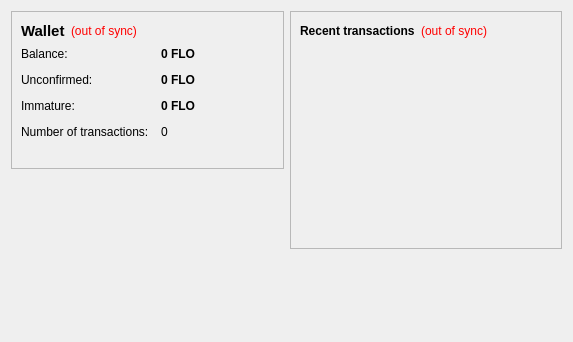
<?xml version="1.0" encoding="UTF-8"?>
<ui version="4.0">
 <class>OverviewPage</class>
 <widget class="QWidget" name="OverviewPage">
  <property name="geometry">
   <rect>
    <x>0</x>
    <y>0</y>
    <width>573</width>
    <height>342</height>
   </rect>
  </property>
  <property name="windowTitle">
   <string>Form</string>
  </property>
  <layout class="QHBoxLayout" name="horizontalLayout" stretch="1,1">
   <item>
    <layout class="QVBoxLayout" name="verticalLayout_2">
     <item>
      <widget class="QFrame" name="frame">
       <property name="frameShape">
        <enum>QFrame::StyledPanel</enum>
       </property>
       <property name="frameShadow">
        <enum>QFrame::Raised</enum>
       </property>
       <layout class="QVBoxLayout" name="verticalLayout_4">
        <item>
         <layout class="QHBoxLayout" name="horizontalLayout_4">
          <item>
           <widget class="QLabel" name="label_5">
            <property name="font">
             <font>
              <pointsize>11</pointsize>
              <weight>75</weight>
              <bold>true</bold>
             </font>
            </property>
            <property name="text">
             <string>Wallet</string>
            </property>
           </widget>
          </item>
          <item>
           <widget class="QLabel" name="labelWalletStatus">
            <property name="toolTip">
             <string>The displayed information may be out of date. Your wallet automatically synchronizes with the JamesCoin network after a connection is established, but this process has not completed yet.</string>
            </property>
            <property name="styleSheet">
             <string notr="true">QLabel { color: red; }</string>
            </property>
            <property name="text">
             <string notr="true">(out of sync)</string>
            </property>
            <property name="alignment">
             <set>Qt::AlignLeading|Qt::AlignLeft|Qt::AlignVCenter</set>
            </property>
           </widget>
          </item>
          <item>
           <spacer name="horizontalSpacer_2">
            <property name="orientation">
             <enum>Qt::Horizontal</enum>
            </property>
            <property name="sizeHint" stdset="0">
             <size>
              <width>40</width>
              <height>20</height>
             </size>
            </property>
           </spacer>
          </item>
         </layout>
        </item>
        <item>
         <layout class="QFormLayout" name="formLayout_2">
          <property name="fieldGrowthPolicy">
           <enum>QFormLayout::AllNonFixedFieldsGrow</enum>
          </property>
          <property name="horizontalSpacing">
           <number>12</number>
          </property>
          <property name="verticalSpacing">
           <number>12</number>
          </property>
          <item row="0" column="0">
           <widget class="QLabel" name="label">
            <property name="text">
             <string>Balance:</string>
            </property>
           </widget>
          </item>
          <item row="0" column="1">
           <widget class="QLabel" name="labelBalance">
            <property name="font">
             <font>
              <weight>75</weight>
              <bold>true</bold>
             </font>
            </property>
            <property name="cursor">
             <cursorShape>IBeamCursor</cursorShape>
            </property>
            <property name="toolTip">
             <string>Your current balance</string>
            </property>
            <property name="text">
             <string notr="true">0 FLO</string>
            </property>
            <property name="textInteractionFlags">
             <set>Qt::LinksAccessibleByMouse|Qt::TextSelectableByKeyboard|Qt::TextSelectableByMouse</set>
            </property>
           </widget>
          </item>
          <item row="1" column="0">
           <widget class="QLabel" name="label_3">
            <property name="text">
             <string>Unconfirmed:</string>
            </property>
           </widget>
          </item>
          <item row="1" column="1">
           <widget class="QLabel" name="labelUnconfirmed">
            <property name="font">
             <font>
              <weight>75</weight>
              <bold>true</bold>
             </font>
            </property>
            <property name="cursor">
             <cursorShape>IBeamCursor</cursorShape>
            </property>
            <property name="toolTip">
             <string>Total of transactions that have yet to be confirmed, and do not yet count toward the current balance</string>
            </property>
            <property name="text">
             <string notr="true">0 FLO</string>
            </property>
            <property name="textInteractionFlags">
             <set>Qt::LinksAccessibleByMouse|Qt::TextSelectableByKeyboard|Qt::TextSelectableByMouse</set>
            </property>
           </widget>
          </item>
          <item row="3" column="0">
           <widget class="QLabel" name="label_2">
            <property name="text">
             <string>Number of transactions:</string>
            </property>
           </widget>
          </item>
          <item row="3" column="1">
           <widget class="QLabel" name="labelNumTransactions">
            <property name="toolTip">
             <string>Total number of transactions in wallet</string>
            </property>
            <property name="text">
             <string notr="true">0</string>
            </property>
           </widget>
          </item>
          <item row="2" column="0">
           <widget class="QLabel" name="labelImmatureText">
            <property name="text">
             <string>Immature:</string>
            </property>
           </widget>
          </item>
          <item row="2" column="1">
           <widget class="QLabel" name="labelImmature">
            <property name="font">
             <font>
              <weight>75</weight>
              <bold>true</bold>
             </font>
            </property>
            <property name="toolTip">
             <string>Mined balance that has not yet matured</string>
            </property>
            <property name="text">
             <string notr="true">0 FLO</string>
            </property>
            <property name="textInteractionFlags">
             <set>Qt::LinksAccessibleByMouse|Qt::TextSelectableByKeyboard|Qt::TextSelectableByMouse</set>
            </property>
           </widget>
          </item>
         </layout>
        </item>
        <item>
         <widget class="QLabel" name="label_wallet_bgcoin">
          <property name="text">
           <string/>
          </property>
          <property name="pixmap">
           <pixmap resource="../bitcoin.qrc">:/images/wallet_bgcoin</pixmap>
          </property>
          <property name="scaledContents">
           <bool>false</bool>
          </property>
          <property name="alignment">
           <set>Qt::AlignCenter</set>
          </property>
          <property name="margin">
           <number>-2</number>
          </property>
         </widget>
        </item>
       </layout>
      </widget>
     </item>
     <item>
      <spacer name="verticalSpacer">
       <property name="orientation">
        <enum>Qt::Vertical</enum>
       </property>
       <property name="sizeHint" stdset="0">
        <size>
         <width>20</width>
         <height>40</height>
        </size>
       </property>
      </spacer>
     </item>
    </layout>
   </item>
   <item>
    <layout class="QVBoxLayout" name="verticalLayout_3">
     <item>
      <widget class="QFrame" name="frame_2">
       <property name="frameShape">
        <enum>QFrame::StyledPanel</enum>
       </property>
       <property name="frameShadow">
        <enum>QFrame::Raised</enum>
       </property>
       <layout class="QVBoxLayout" name="verticalLayout">
        <item>
         <layout class="QHBoxLayout" name="horizontalLayout_2">
          <item>
           <widget class="QLabel" name="label_4">
            <property name="text">
             <string>&lt;b&gt;Recent transactions&lt;/b&gt;</string>
            </property>
           </widget>
          </item>
          <item>
           <widget class="QLabel" name="labelTransactionsStatus">
            <property name="toolTip">
             <string>The displayed information may be out of date. Your wallet automatically synchronizes with the JamesCoin network after a connection is established, but this process has not completed yet.</string>
            </property>
            <property name="styleSheet">
             <string notr="true">QLabel { color: red; }</string>
            </property>
            <property name="text">
             <string notr="true">(out of sync)</string>
            </property>
            <property name="alignment">
             <set>Qt::AlignRight|Qt::AlignTrailing|Qt::AlignVCenter</set>
            </property>
           </widget>
          </item>
          <item>
           <spacer name="horizontalSpacer">
            <property name="orientation">
             <enum>Qt::Horizontal</enum>
            </property>
            <property name="sizeHint" stdset="0">
             <size>
              <width>40</width>
              <height>20</height>
             </size>
            </property>
           </spacer>
          </item>
         </layout>
        </item>
        <item>
         <widget class="QListView" name="listTransactions">
          <property name="styleSheet">
           <string notr="true">QListView { background: transparent; }</string>
          </property>
          <property name="frameShape">
           <enum>QFrame::NoFrame</enum>
          </property>
          <property name="verticalScrollBarPolicy">
           <enum>Qt::ScrollBarAlwaysOff</enum>
          </property>
          <property name="horizontalScrollBarPolicy">
           <enum>Qt::ScrollBarAlwaysOff</enum>
          </property>
          <property name="selectionMode">
           <enum>QAbstractItemView::NoSelection</enum>
          </property>
         </widget>
        </item>
       </layout>
      </widget>
     </item>
     <item>
      <spacer name="verticalSpacer_2">
       <property name="orientation">
        <enum>Qt::Vertical</enum>
       </property>
       <property name="sizeHint" stdset="0">
        <size>
         <width>20</width>
         <height>40</height>
        </size>
       </property>
      </spacer>
     </item>
    </layout>
   </item>
  </layout>
 </widget>
 <resources/>
 <connections/>
</ui>
